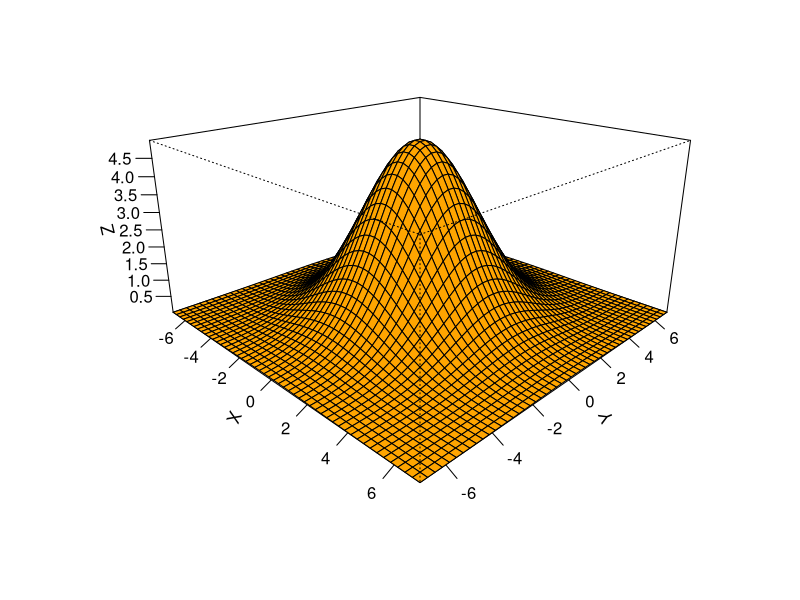

Source code (R):
#This code plots a 3D surface plot, which is a function of two variables x and y.

#Create the vector for the x-axis ranging from -8 to 8, with 50 elements long.
x <- seq(-7, 7, length=50)

#Create a y axis of the same size and spacing as x.
y <- x

#Define the function of x and y, which in this case is a Gaussian shaped function.
f <- function(x,y)
{
  5*exp(-(x^2+y^2)/10)
}

#Perform the outer product for the z values of the 3D surface plot.  Essentially, this creates a value
#of the function at each (x,y) co-ordinate on the x-y plane. 
z <- outer(x, y, f)

#Set some permanent plot parameters. In this case, the only permanent parameter is that the background is set
#to white.
par(bg = "white")

#Now generate the 3D surface plot as a function of x and y.  Theta and phi provide the polar and azimuthal viewing
#from which to view the surface plot.  'expand' shows the amount of stretch over whcih to view the plot.
#The color of the surface plot can also be set, the axes can be labeled and the number of tick marks plus labels
#can also be specified.
persp(x, y, z, theta = 45, phi = 20, expand = 0.5, col = "orange",
      xlab = "X", ylab = "Y", zlab = "Z", axes=T, ticktype = "detailed", nticks = 10)

